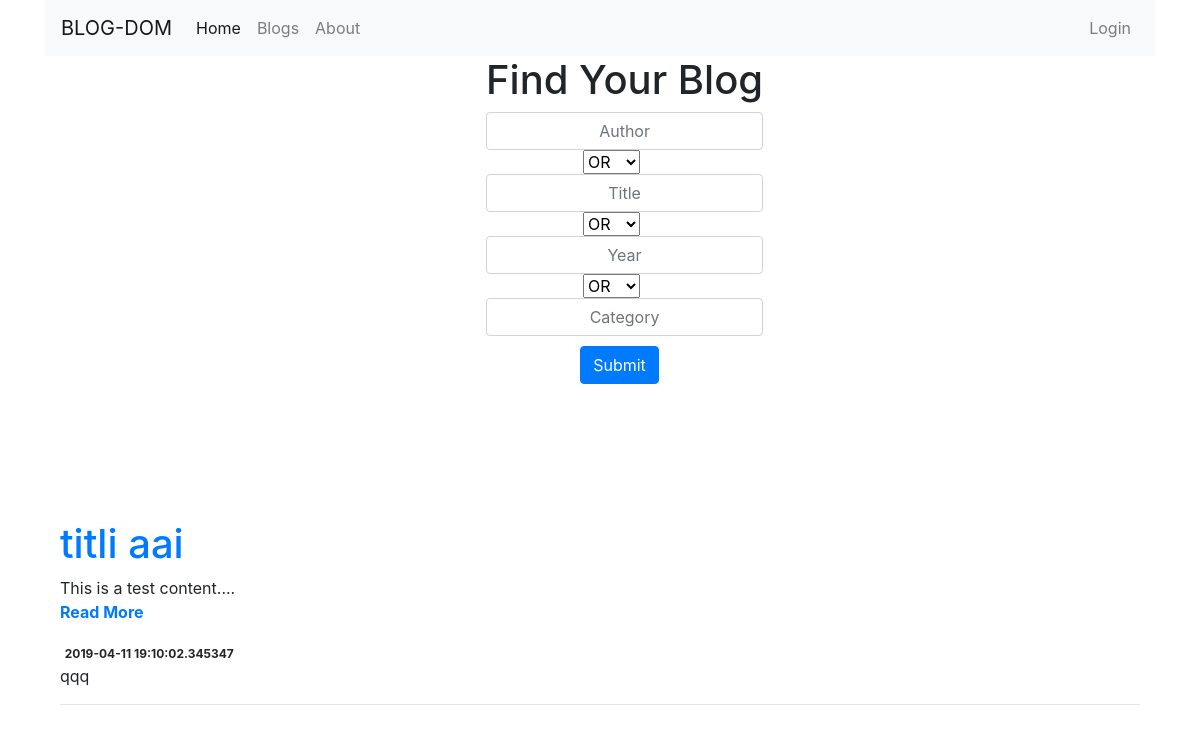
The app's page /, older data.
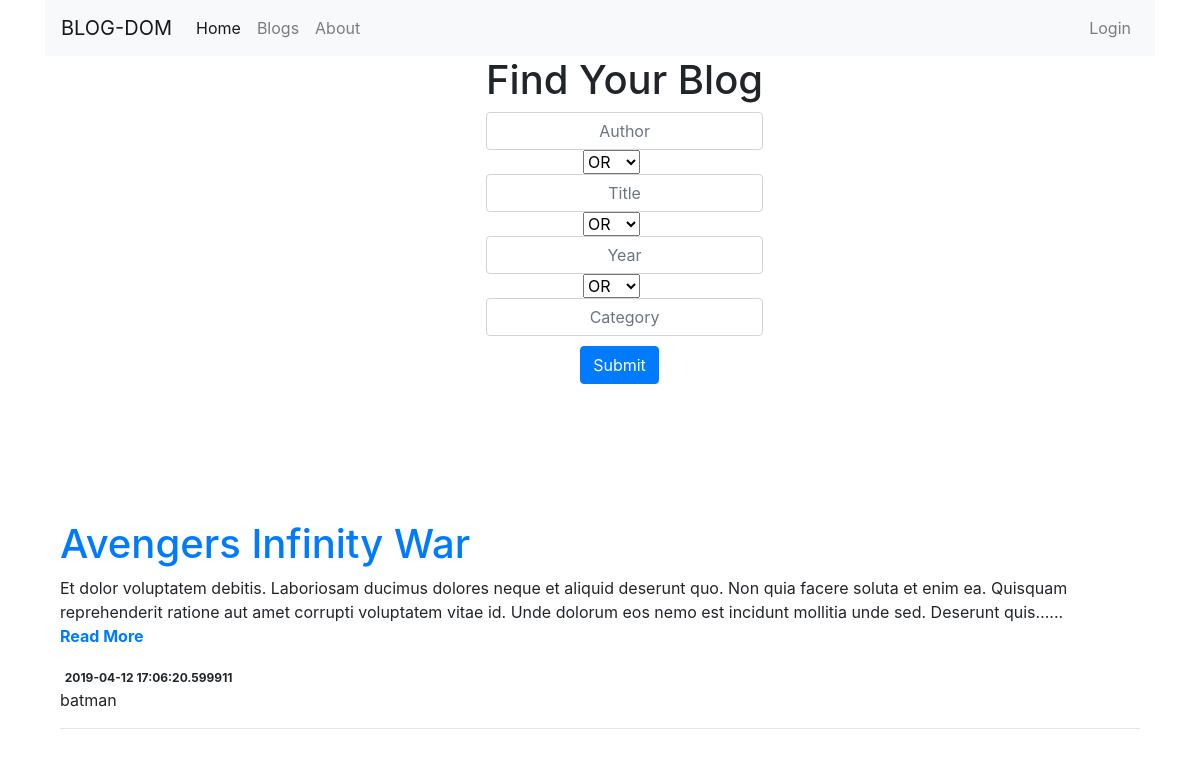
The same page, newer data.
### tables this page shows
CREATE TABLE blog (id integer NOT NULL, title varchar(64) NOT NULL,
        slug varchar(32) NOT NULL, body text NOT NULL, date text, username varchar(16) NOT NULL,
        PRIMARY KEY (id), FOREIGN KEY(username) REFERENCES users(username) ON DELETE CASCADE ON UPDATE CASCADE);

### flaskr/app.py (the view)
@app.route('/')
def index():
    with sqlite3.connect(DATABASE) as c:
        cur = c.cursor()
        cur.execute('SELECT * FROM blog ORDER BY date DESC LIMIT 10;')
        blogs = cur.fetchall()
        if session.get('logged_in'):
            curruser = session['username']
            return render_template('index.html',blogs=blogs,loginstatus='True',curruser=curruser)
        else:
            return render_template('index.html',blogs=blogs,loginstatus='False')
        c.close()

### flaskr/templates/index.html (shortened to what this page needs)
<!DOCTYPE html>
<html lang="en" dir="ltr">
  <head>
    <link rel="stylesheet" href="..assets/css/style.css">
<link rel="stylesheet" href="https://stackpath.bootstrapcdn.com/bootstrap/4.3.1/css/bootstrap.min.css">
<link rel="stylesheet" href="https://use.fontawesome.com/releases/v5.8.1/css/all.css">
<link rel="stylesheet" href="https://use.fontawesome.com/releases/v5.8.1/css/all.css">
</head>
  <body>
    <div class="container">
    <nav class="navbar navbar-expand-lg navbar-light bg-light">
    <a class="navbar-brand" href="#">BLOG-DOM</a>
    <div class="collapse navbar-collapse" id="navbarNav">
      <ul class="navbar-nav">
        <li class="nav-item active">
          <a class="nav-link" href="#">Home <span class="sr-only">(current)</span></a>
        </li>
        <li class="nav-item">
          <a class="nav-link" href="#">Blogs</a>
        </li>
        <li class="nav-item">
          <a class="nav-link" href="#">About</a>
        </li>
      </ul>
      <ul class="navbar-nav ml-auto">
        {% if loginstatus=='True' %}
        <li class="nav-item">
          <a class="nav-link" href="#">Hey, {{ curruser }}</a>
        </li>
        <li class="nav-item">
          <a class="nav-link" href="/logout/">Logout</a>
        </li>
        {% else %}
        <li class="nav-item">
          <a class="nav-link" href="/login/">Login</a>
        </li>
        {% endif %}
      </ul>
    </div>
  </nav>
  </div>
  <div class="container">
      <div class="row">
          <div class="col-xs-12" style="margin-left:40%;">
            <h1 class="text-center">Find Your Blog</h1>
            <form action="/search" method="POST">
  		    <div class="form-group">
                  <input type="text" class="form-control text-center" style="padding:10px;" name="author" placeholder="Author">
                  <select name="tcheck">
                      <option value="OR" selected>OR</option>
                  </select>
                  <input type="text" class="form-control text-center" style="padding:10px;" name="title" placeholder="Title">
                  <select name="ycheck">
                      <option value="OR" selected>OR</option>
                  </select>
                  <input type="text" class="form-control text-center" style="padding:10px;" name="year" placeholder="Year">
                  <select name="ccheck">
                      <option value="OR" selected>OR</option>
                  </select>
                  <input type="text" class="form-control text-center" style="padding:10px;" name="category" placeholder="Category">
                  <span class="form-group-btn">
                      <input class="btn btn-primary text-center" style="margin-left:34%;margin-top:10px;" type="submit">
                  </span>
              </div>
              </form>
          </div>
  	</div>
  </div>
<div class="container" style="margin-top:10%;">
<div class="col-md-12">
  {% for blog in blogs %}
    <h1><a href="./blog/{{blog[2]}}/{{blog[0]}}">{{blog[1]}}</a></h1>
    <p>{{blog[3]}}...<br><a href="./blog/{{blog[2]}}/{{blog[0]}}"><b>Read More</b></a></p>
    <div>
<span class="badge">{{ blog[4] }}</span><div class="pull-right"><span class="label label-default">{{ blog[5] }}</span>
     </div>
    <hr>
  {% endfor %}
</div>
</div>
  </body>
</html>

Row changes from the older to the newer data that the page shows:
removed blog: title "titli aai", body "This is a test content.", date "2019-04-11 19:10:02.345347", username "qqq"
added blog: title "Avengers Infinity War", body "Et dolor voluptatem debitis. Laboriosam ducimus dolores neque et aliquid deserunt quo. Non quia facere soluta et enim ea. Quisquam reprehenderit ratione aut amet corrupti voluptatem vitae id. Unde dolorum eos nemo est incidunt mollitia unde sed. Deserunt quis…", date "2019-04-12 17:06:20.599911", username "batman"
